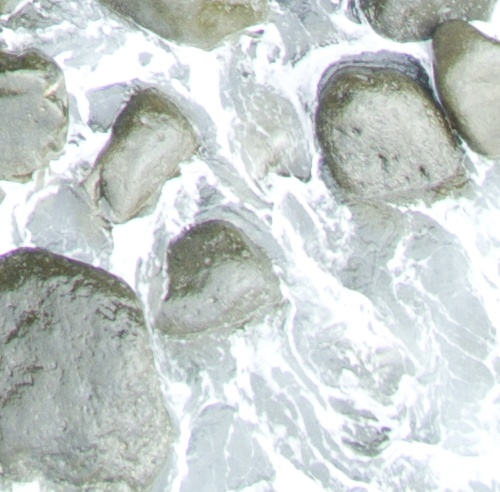
#> input picture eliminatedImages/image1fragment46.jpg, 500 x 492 px
$ python -i utils.py   (imports and definitions only)
#> lines starting #> are read from the running program, lines starting #| are printed output that depends on the picture
#> further down, picture is the input picture: shape (492, 500, 3); mean B, G, R 204.6, 205.7, 198.9
# import the necessary packages
import numpy as np
import matplotlib.pyplot as plt
import cv2

def rgb_to_hex(r, g, b):
    return ('#{:X}{:X}{:X}').format(r, g, b)

'''
    Calculate the centroid of the image
    inputs:
        - clt: clusters of the image
'''

# [10 lines left out: function centroid_histogram, not called in this run]

'''
    plot the colors of the image
    inputs:
        - hist: histogram of the image
        - centroids: centroids of the image
        - hexa: if True, the colors will be in hexadecimal
'''

# [31 lines left out: function plot_colors, not called in this run]

'''
    Apply the filters
    inputs:
        - img: image to apply the filters
'''

def applyFilters(img):
    # Convert the image to grayscale
    gray = cv2.cvtColor(img, cv2.COLOR_BGR2GRAY)

    # Histogram
    histogram = cv2.equalizeHist(gray)
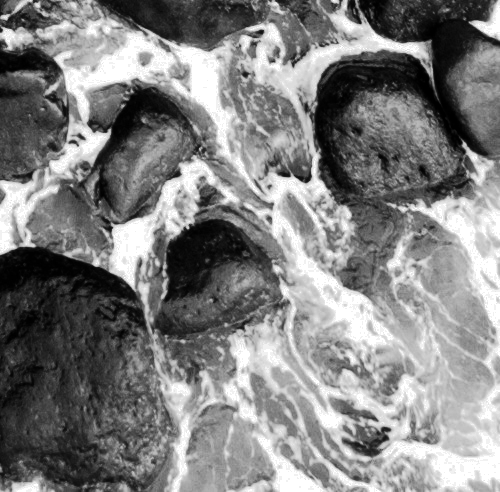
#> histogram: shape (492, 500); min 0, max 255, mean 129.1

    # Sharpening
    kernel = np.array([[0, -1, 0],[-1, 5, -1],[0, -1, 0]])
    resultImage = cv2.filter2D(src=histogram, ddepth=-1, kernel=kernel)
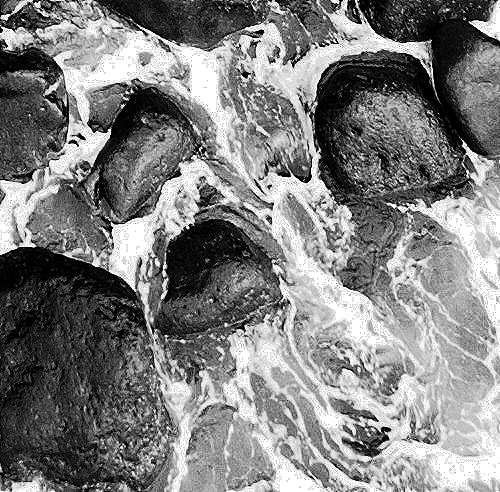
#> resultImage: shape (492, 500); min 0, max 255, mean 128.2

    return resultImage

>>> import cv2
>>> picture = cv2.imread('eliminatedImages/image1fragment46.jpg')
>>> result = applyFilters(picture)

$ run again, on eliminatedImages/image1fragment47.jpg
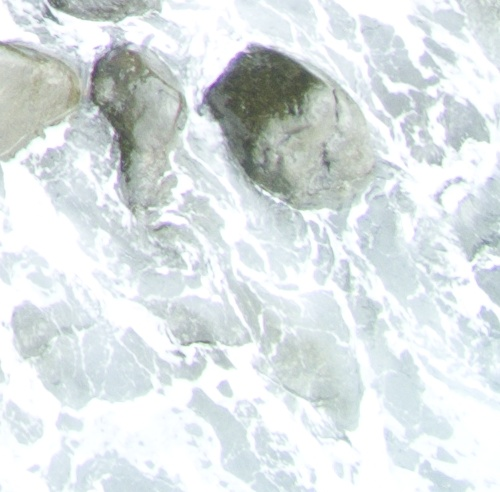
#> input picture eliminatedImages/image1fragment47.jpg, 500 x 492 px
#> picture is the input picture: shape (492, 500, 3); mean B, G, R 227.5, 226, 219.1
#> in applyFilters, `histogram = cv2.equalizeHist(gray)`:
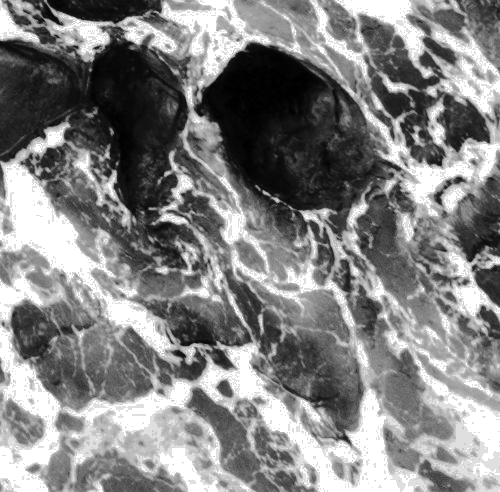
#> histogram: shape (492, 500); min 0, max 255, mean 131.5
#> in applyFilters, `resultImage = cv2.filter2D(src=histogram, ddepth=-1, kernel=kernel)`:
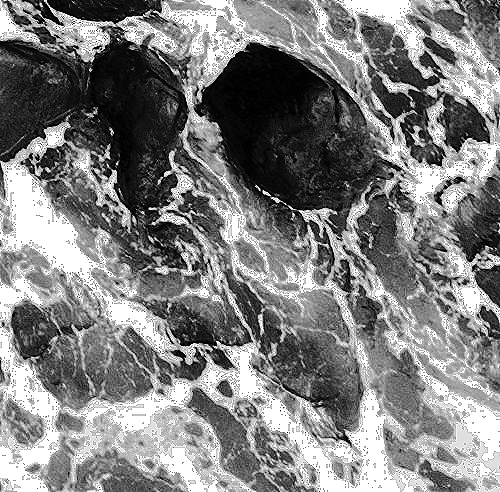
#> resultImage: shape (492, 500); min 0, max 255, mean 128

$ run again, on eliminatedImages/image1fragment48.jpg
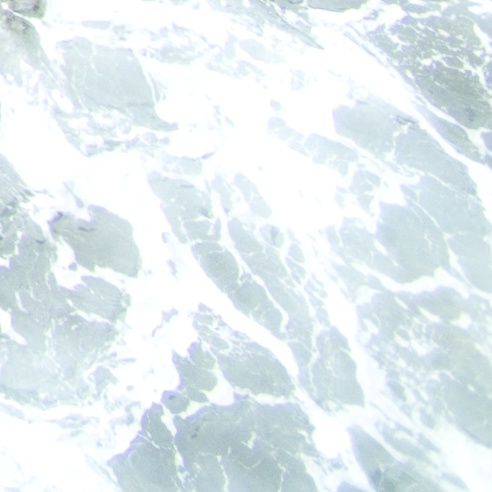
#> input picture eliminatedImages/image1fragment48.jpg, 492 x 492 px
#> picture is the input picture: shape (492, 492, 3); mean B, G, R 240.3, 236.7, 226.8
#> in applyFilters, `histogram = cv2.equalizeHist(gray)`:
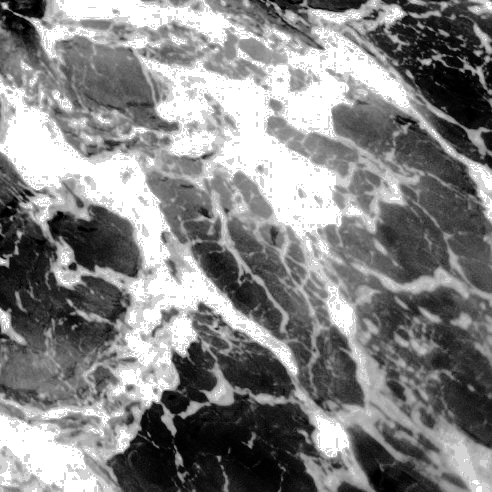
#> histogram: shape (492, 492); min 0, max 255, mean 133.3
#> in applyFilters, `resultImage = cv2.filter2D(src=histogram, ddepth=-1, kernel=kernel)`:
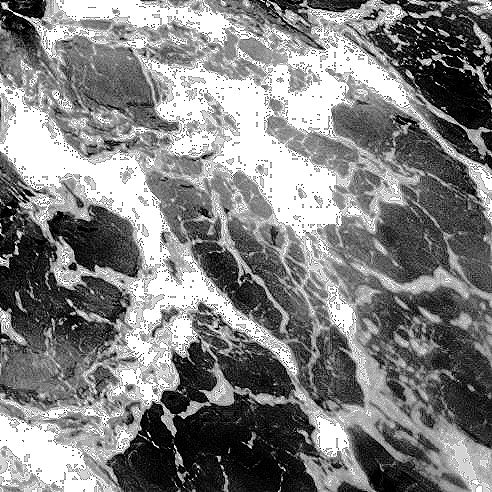
#> resultImage: shape (492, 492); min 0, max 255, mean 130.3

$ run again, on eliminatedImages/image31fragment33.jpg
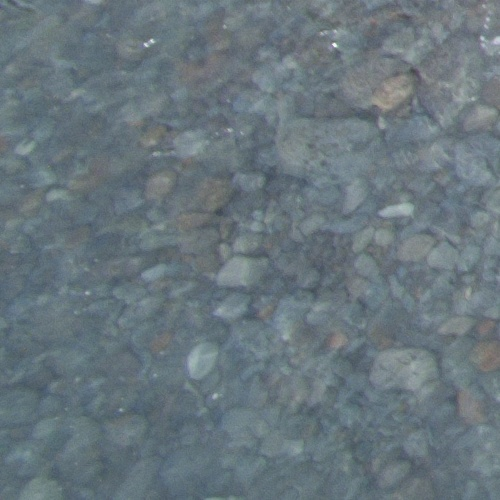
#> input picture eliminatedImages/image31fragment33.jpg, 500 x 500 px
#> picture is the input picture: shape (500, 500, 3); mean B, G, R 125.3, 118.2, 104.6
#> in applyFilters, `histogram = cv2.equalizeHist(gray)`:
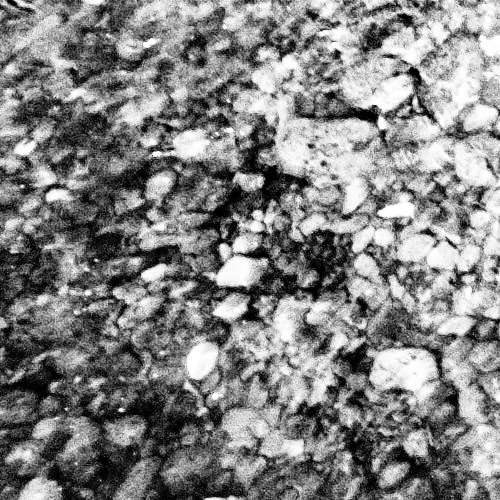
#> histogram: shape (500, 500); min 0, max 255, mean 130.8
#> in applyFilters, `resultImage = cv2.filter2D(src=histogram, ddepth=-1, kernel=kernel)`:
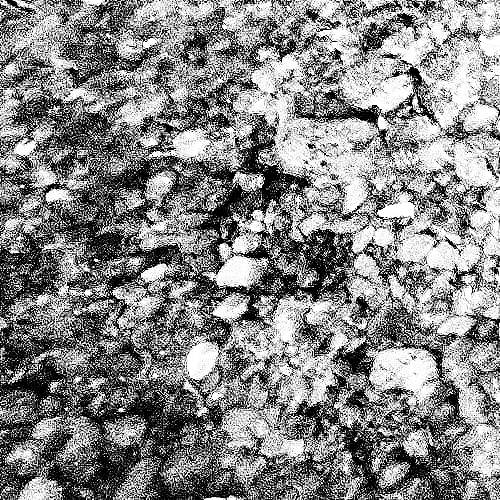
#> resultImage: shape (500, 500); min 0, max 255, mean 134.1
